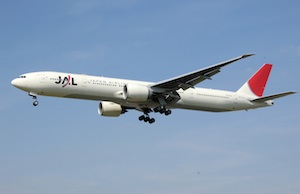
#> input picture SeamlessCloning/images/airplane.jpg, 300 x 194 px
$ python seamless_cloning.py --input_src_image_path ./images/airplane.jpg --input_dst_image_path ./images/sky.jpg --output_dir ./images/output
#> lines starting #> are read from the running program, lines starting #| are printed output that depends on the picture; after the words box and inside, x2 and y2 are one past the last pixel; in counts of white or black regions, pixels touching at a corner belong together
import cv2
import numpy as np
import os
import argparse


def seamless_clone(input_src_image_path:str, input_dst_image_path: str, output_dir: str):

#> called with input_src_image_path = './images/airplane.jpg', input_dst_image_path = './images/sky.jpg', output_dir = './images/output'
    os.makedirs(args.output_dir,exist_ok=True)
    output_file_normal = os.path.join(args.output_dir,"seamless_normal_clone.jpg")
    output_file_mixed = os.path.join(args.output_dir,"seamless_mixed_clone.jpg")

    # Read images
    src = cv2.imread(input_src_image_path)
#> src is the input picture: shape (194, 300, 3); mean B, G, R 182.8, 156, 133.7
    dst = cv2.imread(input_dst_image_path)
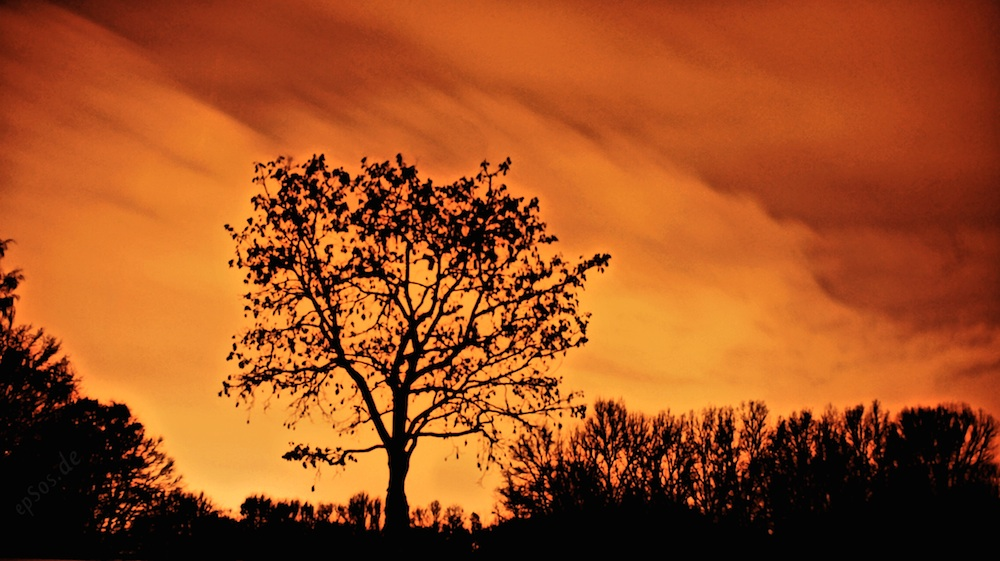
#> input picture SeamlessCloning/images/sky.jpg, 1000 x 561 px
#> dst is the input picture: shape (561, 1000, 3); mean B, G, R 30.8, 77.4, 156.3

    # Create a rough mask around the airplane.
    src_mask = np.zeros(src.shape, src.dtype)
    #poly = np.array([ [4,80], [30,54], [151,63], [254,37], [298,90], [272,134], [43,122] ], np.int32)
    poly = np.array([ [0,40], [300,40], [300,140], [0,140] ], np.int32)
    cv2.fillPoly(src_mask, [poly], (255, 255, 255))
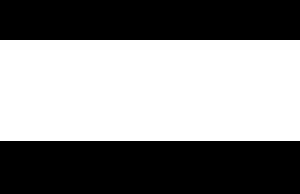
#> src_mask: shape (194, 300, 3); 52.1% white; 2 black regions, box (x1, y1, x2, y2) and area: (0, 141, 300, 194) 15900, (0, 0, 300, 40) 12000

    # This is where the CENTER of the airplane will be placed
    center = (800,100)

    # Clone seamlessly.
    output_normal = cv2.seamlessClone(src, dst, src_mask, center, cv2.NORMAL_CLONE)
    #output_mixed = cv2.seamlessClone(src, dst, src_mask, center, cv2.MIXED_CLONE)


    # Write result
    #cv2.imwrite("images/opencv-seamless-cloning.jpg", output)
    cv2.imwrite(output_file_normal, output_normal)
    #cv2.imwrite(output_file_mixed, output_mixed)

##################  Help ######################
'''
python seamless_cloning.py --input_src_image_path ./images/airplane.jpg --input_dst_image_path ./images/sky.jpg --output_dir ./images/output
'''
###############################################


if __name__ == "__main__":
    parser = argparse.ArgumentParser(description="Seamless clone source image into destinantion image using opencv")
    parser.add_argument("--input_src_image_path",required=True,type=str,help="input source image path1")
    parser.add_argument("--input_dst_image_path",required=True,type=str,help="input destination image path")
    parser.add_argument("--output_dir",required=True,type=str,help="input source image path")

    args = parser.parse_args()


    seamless_clone(args.input_src_image_path,args.input_dst_image_path, args.output_dir)
